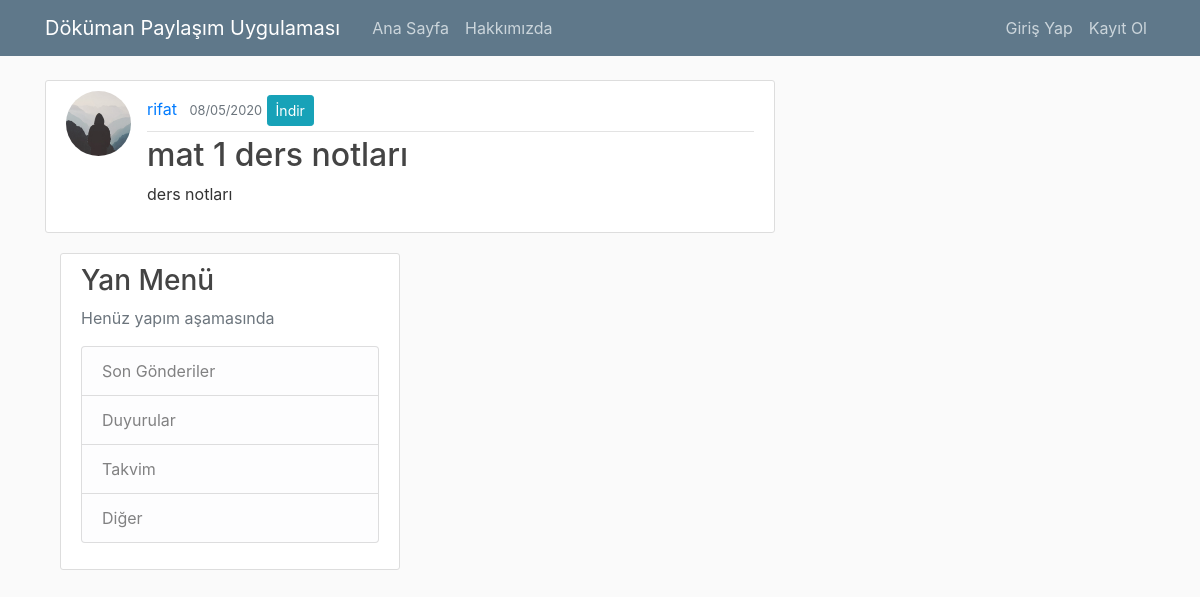
/post/1, run on the app's committed database.
### flaskblog/models.py (models this page shows, shortened)
class User(db.Model, UserMixin):
	id = db.Column(db.Integer, primary_key = True)
	username = db.Column(db.String(20), unique =True, nullable=False)
	email = db.Column(db.String(120), unique =True, nullable=False)
	image_file = db.Column(db.String(30), nullable=False, default='default.jpg')
	password = db.Column(db.String(60), nullable=False)
	isadmin = db.Column(db.Boolean, default = False, nullable=False)
	posts = db.relationship('Post', backref='author', lazy=True)

class Post(db.Model):
	id = db.Column(db.Integer, primary_key=True)
	title = db.Column(db.String(140), nullable=False)
	date_posted = db.Column(db.DateTime, nullable=False, default=datetime.utcnow)
	content = db.Column(db.Text, nullable=False)
	doc_file = db.Column(db.String(50), nullable=True)
	isverified = db.Column(db.Boolean, default = False, nullable = False)
	user_id = db.Column(db.Integer, db.ForeignKey('user.id'), nullable=False)

### flaskblog/routes.py (the view)
@app.route('/post/<int:post_id>')
def post(post_id):
    post= Post.query.get_or_404(post_id)
    return render_template('post.html', title=post.title, post=post)

### flaskblog/templates/post.html (shortened to what this page needs)
{% extends "layout.html" %}
{% block asd %}
<article class="media content-section">
	<img class = "rounded-circle article-img " src="{{ url_for('static', filename='profile_pics/' + post.author.image_file) }}">
  <div class="media-body">
    <div class="article-metadata">
      <a class="mr-2" href="{{url_for('user_posts', username=post.author.username)}}">{{ post.author.username }}</a>
      <small class="text-muted">{{ post.date_posted.strftime('%d/%m/%Y') }}</small>
			<a class="btn btn-info btn-sm mt-1 mb-1" href="{{url_for('static', filename= 'files/' + post.doc_file)}}" download="{{post.title}}">İndir</a>
		</div>
    	 <h2 class="article-title">{{ post.title }}</h2>
    	<p class="article-content">{{ post.content }}</p>
    </div>
  </div>
{% endblock asd %}

### flaskblog/static/main.css (style rules this page uses)
body { background: #fafafa; color: #333333; margin-top: 5rem; }
h1, h2, h3, h4, h5, h6 { color: #444444; }
.content-section { background: #ffffff; padding: 10px 20px; border: 1px solid #dddddd; border-radius: 3px; margin-bottom: 20px; }
.article-title { color: #444444; }
.article-content { white-space: pre-line; }
.article-img { height: 65px; width: 65px; margin-right: 16px; }
.article-metadata { padding-bottom: 1px; margin-bottom: 4px; border-bottom: 1px solid #e3e3e3 }

### data on the page
User: image_file (placeholder picture), author.username "rifat"
Post: date_posted "08/05/2020", title "mat 1 ders notları", content "ders notları"
